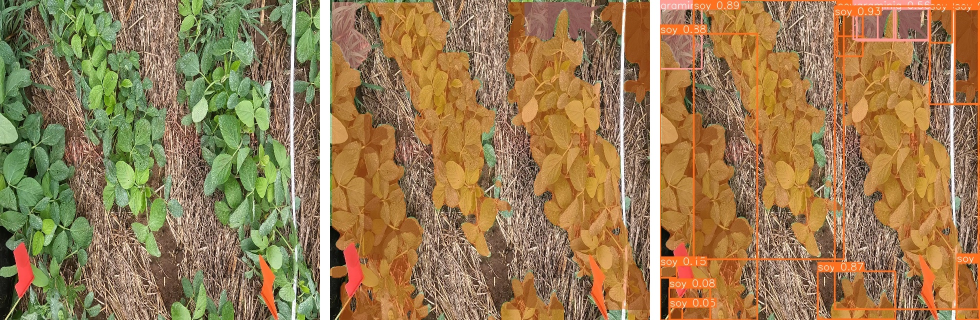
#> input picture images_predicted/image0.jpg, 1960 x 640 px, given in place of 20230114-GX010238.MP4, which was not available (shown at 1/2 size)
$ python classic-weed-detector.py
#> lines starting #> are read from the running program, lines starting #| are printed output that depends on the picture; after the words box and inside, x2 and y2 are one past the last pixel; in counts of white or black regions, pixels touching at a corner belong together; pictures that were not available may be replaced by others from this repository, and a replacement may not be noted
#> further down, frame is the input picture: shape (640, 1960, 3); mean B, G, R 81.8, 124.1, 152.9
### img_processing/preprocessing.py
import cv2
import numpy as np

def gaussian(img, ksize=(5, 5)):
    # Apply Gaussian filter
#> called with ksize = (5, 5)
    sigmaX = 0      # Standard deviation in X direction (0 means it is computed from ksize)
    sigmaY = 0      # Standard deviation in Y direction (0 means it is computed from ksize)
    return cv2.GaussianBlur(img, ksize, sigmaX, sigmaY)

### img_processing/segmentation.py
import cv2
import numpy as np

def green_seg(img):
    # Convert the image to HSV color space
    hsv_img = cv2.cvtColor(img, cv2.COLOR_BGR2HSV)
#> hsv_img: shape (640, 1960, 3); mean H, S, V 21.2, 121.8, 158.6
    # Define the range of green color in HSV
    lower_green = np.array([36, 25, 25])
    upper_green = np.array([86, 255, 255])
    # Create a mask with the green pixels
    green_mask = cv2.inRange(hsv_img, lower_green, upper_green)
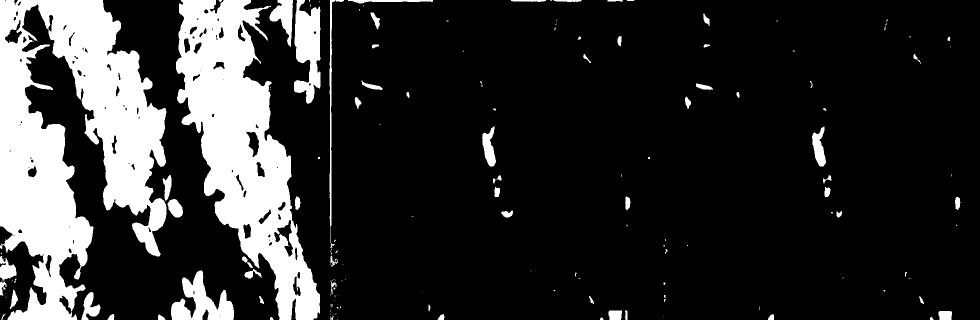
#> green_mask: shape (640, 1960) (shown at 1/2 size); 18.4% white; 158 white regions (86 under 20 px), largest, box (x1, y1, x2, y2) and area: (0, 0, 333, 640) 117473, (352, 0, 640, 640) 81636, (588, 0, 641, 208) 7247
    # Apply morphological operations to remove noise and smooth the masks
    kernel = np.ones((5,5),np.uint8)
    green_mask = cv2.morphologyEx(green_mask, cv2.MORPH_OPEN, kernel)
#> green_mask: shape (640, 1960); 18% white; 59 white regions (2 under 20 px), largest, box (x1, y1, x2, y2) and area: (0, 0, 333, 640) 116584, (352, 0, 640, 640) 80993, (588, 0, 641, 207) 7198

    # Erode and dilate the green mask
    kernel = np.ones((5, 5), np.uint8)
    green_mask = cv2.erode(green_mask, kernel, iterations=1) # reduce noise
#> green_mask: shape (640, 1960); 15.5% white; 64 white regions (24 under 20 px), largest, box (x1, y1, x2, y2) and area: (0, 0, 331, 640) 102996, (354, 0, 638, 640) 71272, (590, 0, 639, 205) 5718
    # green_mask = cv2.dilate(green_mask, kernel, iterations=3) # soy more aparent

    # use this to create the line
    green_mask = cv2.dilate(green_mask, kernel, iterations=8)
#> green_mask: shape (640, 1960); 30.8% white; 25 white regions, largest, box (x1, y1, x2, y2) and area: (0, 0, 880, 640) 322400, (302, 527, 482, 640) 13332, (1610, 241, 1676, 408) 7635

    # Return the green mask
    return green_mask

def final_mask(img):
    green_mask = green_seg(img)
    return cv2.bitwise_and(img, img, mask=green_mask)
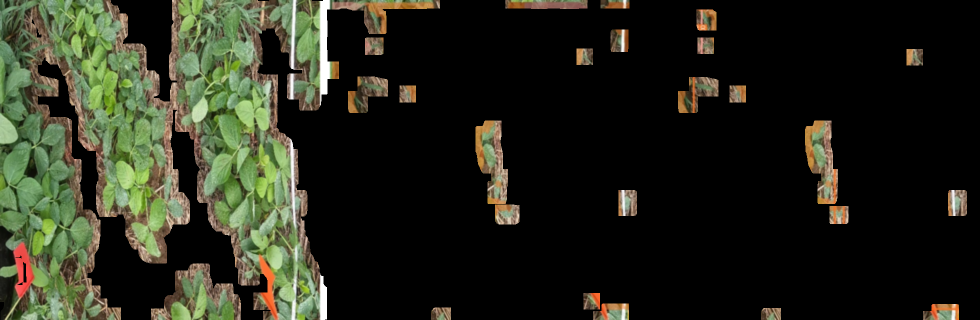
#> returned value: shape (640, 1960, 3) (shown at 1/2 size); mean of channels 0, 1, 2 27.5, 40.4, 38; drawn as B, G, R

### classic-weed-detector.py
import cv2
import img_processing.segmentation as seg
import numpy as np
from img_processing.preprocessing import gaussian

cap = cv2.VideoCapture("./normal_res/20230114-GX010238.MP4")

# Define the output video file and codec
output_file = 'output.mp4'
fourcc = cv2.VideoWriter_fourcc(*'mp4v')
out = None

scale = 0.2

while True:
    ret, frame = cap.read()
    if not ret:
        break

    frame = gaussian(frame)
    mask = seg.final_mask(frame)

    mask = cv2.cvtColor(mask, cv2.COLOR_BGR2GRAY)
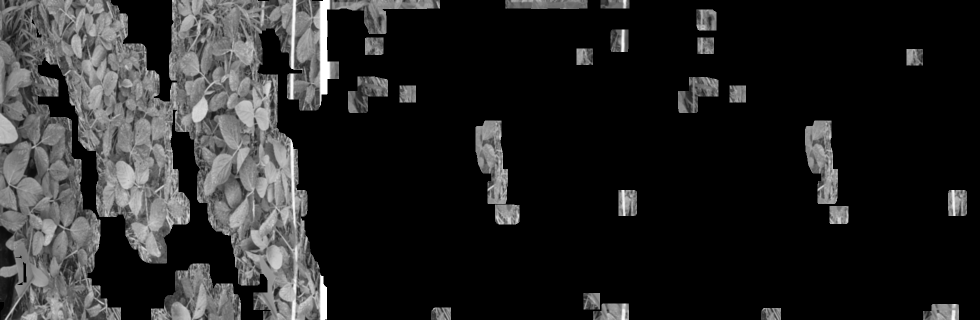
#> mask: shape (640, 1960) (shown at 1/2 size); min 0, max 255, mean 38.2
    _, mask_otsu = cv2.threshold(mask, 0, 255, cv2.THRESH_BINARY + cv2.THRESH_OTSU)
#> mask_otsu: shape (640, 1960); 28.3% white; 55 white regions (22 under 20 px), largest, box (x1, y1, x2, y2) and area: (0, 0, 880, 640) 294713, (302, 527, 482, 640) 12146, (1610, 241, 1676, 408) 7545

    kernel = cv2.getStructuringElement(cv2.MORPH_RECT, (5, 5))
    opened = cv2.morphologyEx(mask_otsu, cv2.MORPH_OPEN, kernel)
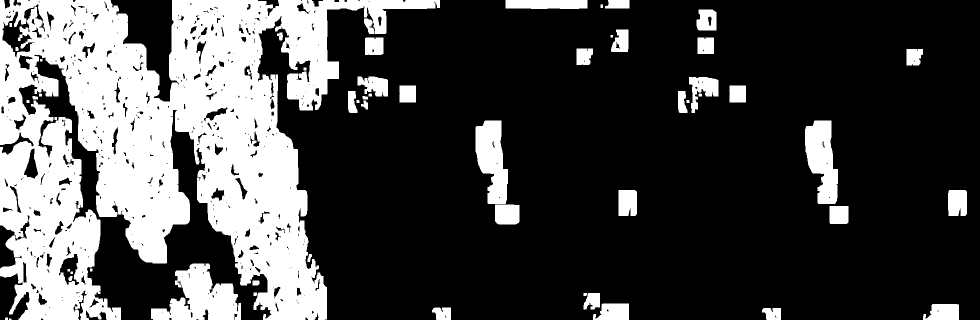
#> opened: shape (640, 1960) (shown at 1/2 size); 27.7% white; 56 white regions (1 under 20 px), largest, box (x1, y1, x2, y2) and area: (0, 0, 880, 640) 287666, (302, 527, 482, 640) 11710, (1610, 241, 1676, 408) 7454

    edges = cv2.Canny(opened, 100, 200)
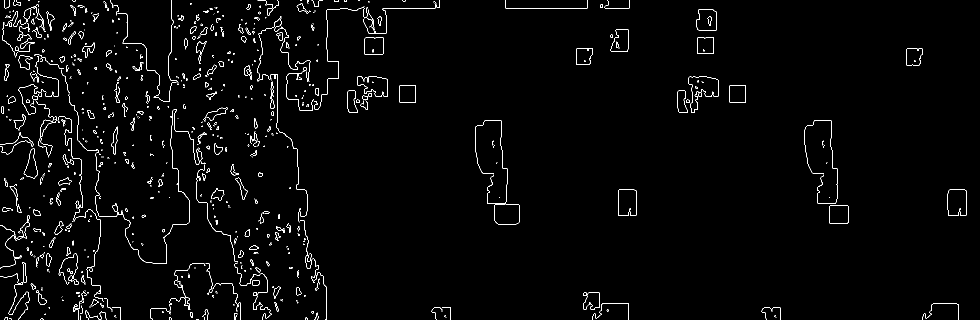
#> edges: shape (640, 1960) (shown at 1/2 size); 1.8% white in thin lines or dots

    block_size = 125
    threshold = 950
    blocks = []

    height, width = edges.shape
#> height = 640; width = 1960
    for i in range(0, height - block_size, block_size):
        for j in range(0, width - block_size, block_size):
            block = edges[i:i+block_size, j:j+block_size]
            if cv2.countNonZero(block) > threshold:
                has_neighbor = False
                for x in range(max(i - block_size, 0), min(i + 2*block_size, height - block_size), block_size):
                    for y in range(max(j - block_size, 0), min(j + 2*block_size, width - block_size), block_size):
                        if x == i and y == j:
                            continue
                        neighbor = edges[x:x+block_size, y:y+block_size]
                        if cv2.countNonZero(neighbor) > threshold:
                            has_neighbor = True
                            break
                    if has_neighbor:
                        break
                if has_neighbor:
                    blocks.append((i, j))
                    print(f"Block found at ({i}, {j}) with {cv2.countNonZero(block)} white pixels")
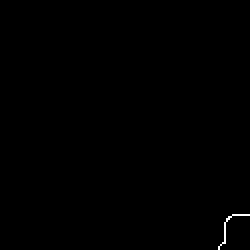
#> block: shape (125, 125) (shown 2 times larger); 0.19% white in thin lines or dots, all inside (x1, y1, x2, y2) = (109, 107, 125, 125)
#> after the loop, blocks = [(0, 0), (125, 0)]

    for block in blocks:
        i, j = block
        cv2.rectangle(frame, (j, i), (j+block_size, i+block_size), (0, 0, 255), 2)
#> this loop made 2 passes
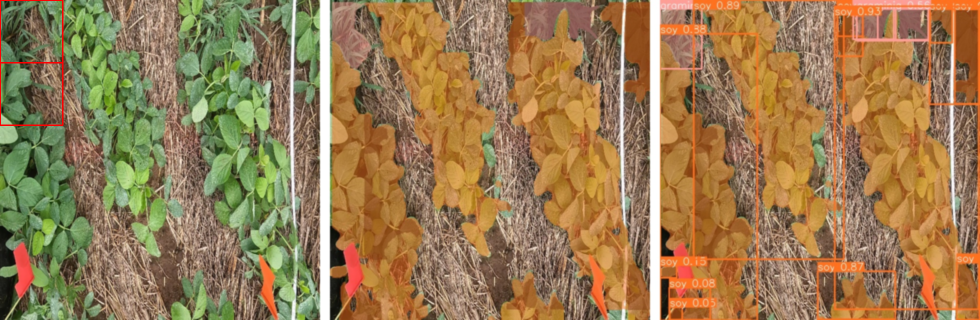
#> frame: shape (640, 1960, 3) (shown at 1/2 size); mean B, G, R 81.7, 123.9, 153.1

    if out is None:
        # Initialize the VideoWriter when the first frame is processed
        frame_height, frame_width = frame.shape[:2]
#> frame_height = 640; frame_width = 1960
        out = cv2.VideoWriter(output_file, fourcc, 30, (frame_width, frame_height))

    out.write(frame)

    cv2.imshow("Original", frame)
    cv2.imshow("Binaries", edges)

    if cv2.waitKey(1) & 0xFF == ord('q'):
#> (key q is pressed here)
        break

cap.release()

# Release the VideoWriter and close all OpenCV windows
if out is not None:
    out.release()

cv2.destroyAllWindows()

$ run again, on images_predicted/image1.jpg
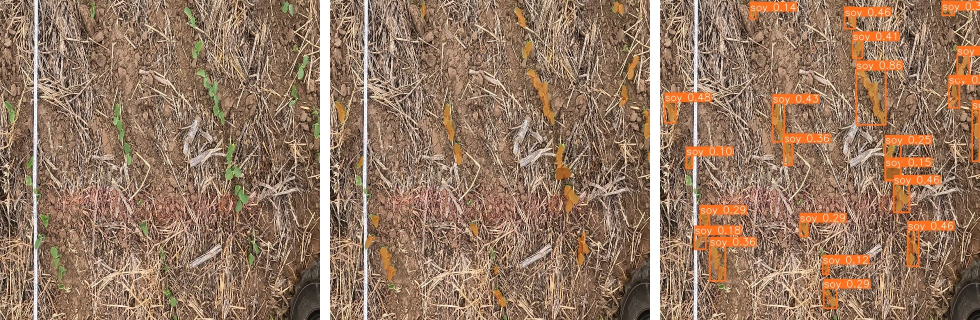
#> input picture images_predicted/image1.jpg, 1960 x 640 px, given in place of 20230114-GX010238.MP4, which was not available (shown at 1/2 size)
#> frame is the input picture: shape (640, 1960, 3); mean B, G, R 97.3, 119.1, 148.2
#> hsv_img: shape (640, 1960, 3); mean H, S, V 14.1, 89.8, 148.4
#> in green_seg, `green_mask = cv2.inRange(hsv_img, lower_green, upper_green)`:
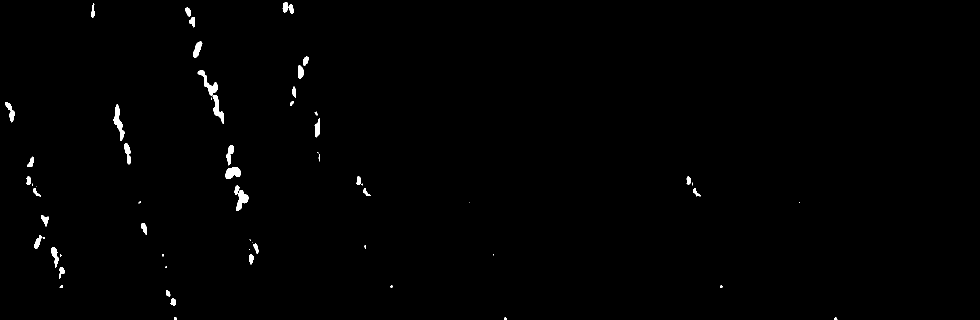
#> green_mask: shape (640, 1960) (shown at 1/2 size); 0.67% white; 62 white regions (19 under 20 px), largest, box (x1, y1, x2, y2) and area: (227, 208, 249, 282) 632, (395, 140, 435, 192) 601, (451, 334, 482, 358) 534
#> mask_otsu: shape (640, 1960); 4.8% white; 19 white regions (1 under 20 px), largest, box (x1, y1, x2, y2) and area: (372, 70, 462, 257) 8658, (437, 277, 511, 435) 7619, (55, 417, 143, 561) 6917
#> opened: shape (640, 1960); 4.7% white; 18 white regions, largest, box (x1, y1, x2, y2) and area: (372, 70, 462, 257) 8579, (437, 277, 511, 435) 7428, (55, 417, 143, 561) 6907
#> `edges = cv2.Canny(opened, 100, 200)`:
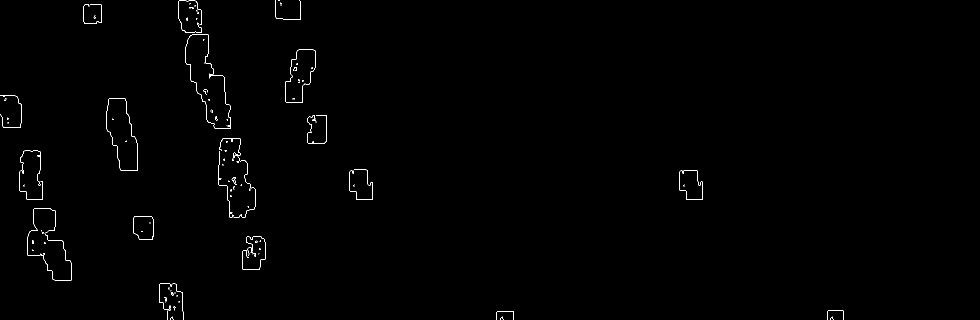
#> edges: shape (640, 1960) (shown at 1/2 size); 0.42% white in thin lines or dots, all inside (x1, y1, x2, y2) = (0, 0, 1688, 640)
#> after the loop `for i in range(0, height - block_size, block_size):`: blocks = []

$ run again, on images_predicted/image3.jpg
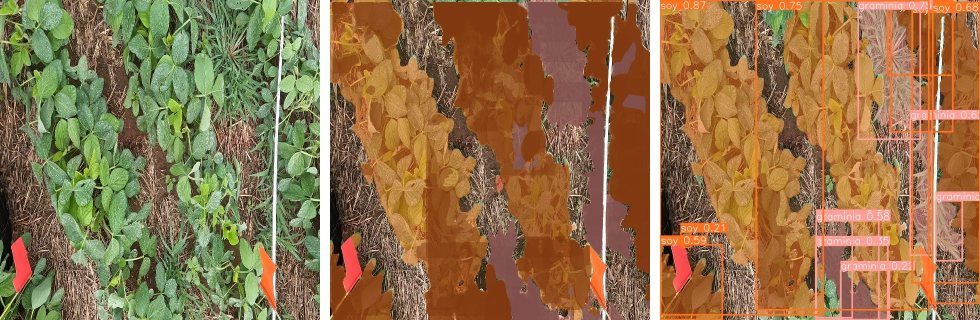
#> input picture images_predicted/image3.jpg, 1960 x 640 px, given in place of 20230114-GX010238.MP4, which was not available (shown at 1/2 size)
#> frame is the input picture: shape (640, 1960, 3); mean B, G, R 74, 114.2, 145
#> hsv_img: shape (640, 1960, 3); mean H, S, V 21.6, 131, 151.8
#> mask_otsu: shape (640, 1960); 29.9% white; 86 white regions (64 under 20 px), largest, box (x1, y1, x2, y2) and area: (0, 0, 667, 640) 323177, (0, 451, 141, 640) 14334, (1506, 543, 1692, 640) 8054
#> opened: shape (640, 1960); 29.2% white; 43 white regions (1 under 20 px), largest, box (x1, y1, x2, y2) and area: (0, 0, 667, 640) 315977, (0, 464, 141, 640) 11888, (1506, 543, 1692, 640) 8037
#> edges: shape (640, 1960); 1.9% white in thin lines or dots
#> after the loop `for i in range(0, height - block_size, block_size):`: blocks = [(0, 375), (125, 500)]
#> the loop `for block in blocks:` made 2 passes
#> after the loop `for block in blocks:`:
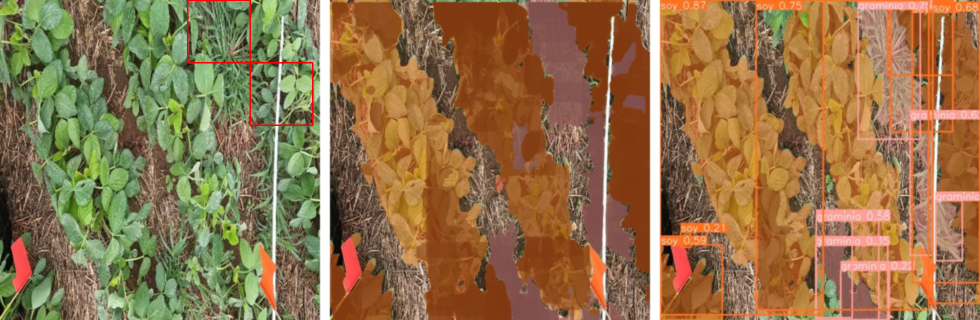
#> frame: shape (640, 1960, 3) (shown at 1/2 size); mean B, G, R 73.8, 113.9, 145.3
